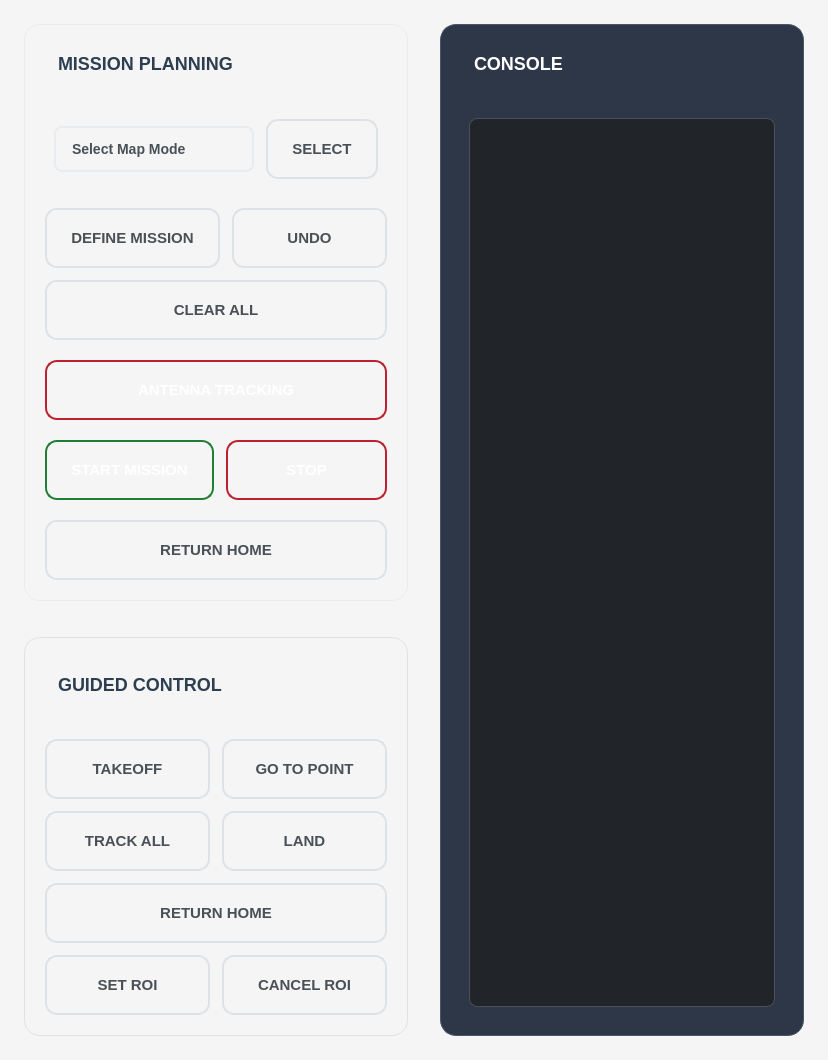
<?xml version="1.0" encoding="UTF-8"?>
<ui version="4.0">
 <class>TargetsPage</class>
 <widget class="QWidget" name="TargetsPage">
  <property name="geometry">
   <rect>
    <x>0</x>
    <y>0</y>
    <width>828</width>
    <height>1060</height>
   </rect>
  </property>
  <property name="windowTitle">
   <string>Mission Control</string>
  </property>
  <property name="styleSheet">
   <string notr="true">/* MODERN MISSION CONTROL - LIGHT THEME TESLA STYLE */
QWidget {
    background-color: #f5f5f5;
    color: #2c3e50;
    font-family: 'Segoe UI', 'San Francisco', Arial, sans-serif;
}

/* MAIN FRAMES - CLEAN CARDS WITH SHADOWS */
QFrame {
    background-color: #ffffff;
    border: 1px solid #e9ecef;
    border-radius: 16px;
    margin: 8px;
    padding: 20px;
}

/* SECTION TITLES - MODERN STYLE */
QLabel#missionLabel, QLabel#guidedLabel, QLabel#consoleLabel {
    color: #2c3e50;
    font-size: 18px;
    font-weight: 600;
    background: transparent;
    border: none;
    margin-bottom: 16px;
    padding: 0px;
}

/* MODERN BUTTONS - WITH BORDERS, NO SHADOWS */
QPushButton {
    background: qlineargradient(x1:0, y1:0, x2:0, y2:1, 
                               stop:0 #f8f9fa, stop:1 #e9ecef);
    border: 2px solid #dee2e6;
    border-radius: 12px;
    padding: 16px 24px;
    color: #495057;
    font-weight: 600;
    font-size: 15px;
    min-height: 24px;
}

QPushButton:hover {
    background: qlineargradient(x1:0, y1:0, x2:0, y2:1, 
                               stop:0 #e9ecef, stop:1 #dee2e6);
    border-color: #0d6efd;
    color: #0d6efd;
    transform: translateY(-1px);
}

QPushButton:pressed {
    background: #dee2e6;
    border-color: #ced4da;
    transform: translateY(0px);
}

/* MODERN COMBO BOX - WITH BORDERS */
QComboBox {
    background: #ffffff;
    border: 2px solid #e9ecef;
    border-radius: 8px;
    padding: 12px 16px;
    color: #495057;
    font-weight: 500;
    font-size: 14px;
}

QComboBox:hover {
    border-color: #0d6efd;
}

QComboBox::drop-down {
    border: none;
    width: 30px;
}

QComboBox::down-arrow {
    image: none;
    border-left: 5px solid transparent;
    border-right: 5px solid transparent;
    border-top: 5px solid #495057;
    margin-right: 10px;
}

QComboBox QAbstractItemView {
    background-color: #ffffff;
    border: 1px solid #e9ecef;
    border-radius: 8px;
    selection-background-color: #0d6efd;
    color: #495057;
}

/* SPECIAL BUTTON COLORS - WITH BORDERS */
QPushButton#btn_antenna {
    background: qlineargradient(x1:0, y1:0, x2:0, y2:1, 
                               stop:0 #dc3545, stop:1 #c82333);
    border: 2px solid #bd2130;
    color: #495057;
}

QPushButton#btn_antenna:hover {
    background: qlineargradient(x1:0, y1:0, x2:0, y2:1, 
                               stop:0 #c82333, stop:1 #bd2130);
    border-color: #a71e2a;
}

QPushButton#btn_startMission {
    background: qlineargradient(x1:0, y1:0, x2:0, y2:1, 
                               stop:0 #28a745, stop:1 #20c997);
    border: 2px solid #1e7e34;
    color: #495057;
}

QPushButton#btn_startMission:hover {
    background: qlineargradient(x1:0, y1:0, x2:0, y2:1, 
                               stop:0 #20c997, stop:1 #1e7e34);
    border-color: #155724;
}

QPushButton#btn_abort {
    background: qlineargradient(x1:0, y1:0, x2:0, y2:1, 
                               stop:0 #ffc107, stop:1 #e0a800);
    border: 2px solid #d39e00;
    color: #495057;
}

QPushButton#btn_abort:hover {
    background: qlineargradient(x1:0, y1:0, x2:0, y2:1, 
                               stop:0 #e0a800, stop:1 #d39e00);
    border-color: #b8860b;
}

/* CONSOLE - DARK TERMINAL STYLE */
QTextBrowser {
    background-color: #212529;
    color: #00ff88;
    border: 1px solid #495057;
    border-radius: 8px;
    font-family: 'Consolas', 'SF Mono', monospace;
    font-size: 12px;
    padding: 16px;
}

/* SECTION BACKGROUNDS - SUBTLE DIFFERENT COLORS WITH BORDERS */
QFrame#missionFrame {
    background-color: #ffffff;
    border: 1px solid #e9ecef;
}

QFrame#guidedFrame {
    background-color: #f8f9fa;
    border: 1px solid #dee2e6;
}

QFrame#consoleFrame {
    background-color: #2d3748;
    border: 1px solid #4a5568;
}

/* CLEAN LABELS */
QLabel {
    color: #2c3e50;
    background: transparent;
    border: none;
}

/* CONSOLE LABEL - WHITE FOR DARK BACKGROUND */
QLabel#consoleLabel {
    color: #ffffff;
}
   </string>
  </property>
  <layout class="QHBoxLayout" name="mainHorizontalLayout">
   <property name="spacing">
    <number>16</number>
   </property>
   <property name="leftMargin">
    <number>16</number>
   </property>
   <property name="topMargin">
    <number>16</number>
   </property>
   <property name="rightMargin">
    <number>16</number>
   </property>
   <property name="bottomMargin">
    <number>16</number>
   </property>
   <item>
    <widget class="QWidget" name="leftColumn" native="true">
     <property name="minimumSize">
      <size>
       <width>400</width>
       <height>0</height>
      </size>
     </property>
     <property name="styleSheet">
      <string>QWidget { background: transparent; }</string>
     </property>
     <layout class="QVBoxLayout" name="leftColumnLayout">
      <property name="spacing">
       <number>20</number>
      </property>
      <property name="leftMargin">
       <number>0</number>
      </property>
      <property name="topMargin">
       <number>0</number>
      </property>
      <property name="rightMargin">
       <number>0</number>
      </property>
      <property name="bottomMargin">
       <number>0</number>
      </property>
      <item>
       <widget class="QFrame" name="missionFrame">
        <layout class="QVBoxLayout" name="missionLayout">
         <property name="spacing">
          <number>20</number>
         </property>
         <property name="leftMargin">
          <number>0</number>
         </property>
         <property name="topMargin">
          <number>0</number>
         </property>
         <property name="rightMargin">
          <number>0</number>
         </property>
         <property name="bottomMargin">
          <number>0</number>
         </property>
         <item>
          <widget class="QLabel" name="missionLabel">
           <property name="text">
            <string>MISSION PLANNING</string>
           </property>
          </widget>
         </item>
         <item>
          <widget class="QWidget" name="modeSelectionWidget" native="true">
           <property name="styleSheet">
            <string>QWidget { background: transparent; }</string>
           </property>
           <layout class="QHBoxLayout" name="modeSelectionLayout">
            <property name="spacing">
             <number>12</number>
            </property>
            <item>
             <widget class="QComboBox" name="modes_comboBox">
              <item>
               <property name="text">
                <string>Select Map Mode</string>
               </property>
              </item>
              <item>
               <property name="text">
                <string>Marker Mode</string>
               </property>
              </item>
              <item>
               <property name="text">
                <string>Area Selection Mode</string>
               </property>
              </item>
              <item>
               <property name="text">
                <string>Waypoint Mode</string>
               </property>
              </item>
             </widget>
            </item>
            <item>
             <widget class="QPushButton" name="btn_chooseMode">
              <property name="styleSheet">
               <string notr="true">QPushButton {
    background: qlineargradient(x1:0, y1:0, x2:0, y2:1, 
                               stop:0 #f8f9fa, stop:1 #e9ecef);
    border: 2px solid #dee2e6;
    border-radius: 12px;
    padding: 16px 24px;
    color: #495057;
    font-weight: 600;
    font-size: 15px;
    min-height: 24px;
}

QPushButton:hover {
    background: qlineargradient(x1:0, y1:0, x2:0, y2:1, 
                               stop:0 #f1f3f4, stop:1 #e8eaed);
    border-color: #ced4da;
    color: #343a40;
    transform: translateY(-1px);
}

QPushButton:pressed {
    background: #dee2e6;
    border-color: #ced4da;
    transform: translateY(0px);
}</string>
              </property>
              <property name="text">
               <string>SELECT</string>
              </property>
             </widget>
            </item>
           </layout>
          </widget>
         </item>
         <item>
          <layout class="QGridLayout" name="missionButtonsGrid">
           <property name="spacing">
            <number>12</number>
           </property>
           <item row="0" column="0">
            <widget class="QPushButton" name="btn_setMission">
             <property name="styleSheet">
              <string notr="true">QPushButton {
    background: qlineargradient(x1:0, y1:0, x2:0, y2:1, 
                               stop:0 #f8f9fa, stop:1 #e9ecef);
    border: 2px solid #dee2e6;
    border-radius: 12px;
    padding: 16px 24px;
    color: #495057;
    font-weight: 600;
    font-size: 15px;
    min-height: 24px;
}

QPushButton:hover {
    background: qlineargradient(x1:0, y1:0, x2:0, y2:1, 
                               stop:0 #f1f3f4, stop:1 #e8eaed);
    border-color: #ced4da;
    color: #343a40;
    transform: translateY(-1px);
}

QPushButton:pressed {
    background: #dee2e6;
    border-color: #ced4da;
    transform: translateY(0px);
}</string>
             </property>
             <property name="text">
              <string>DEFINE MISSION</string>
             </property>
            </widget>
           </item>
           <item row="0" column="1">
            <widget class="QPushButton" name="btn_undo">
             <property name="styleSheet">
              <string notr="true">QPushButton {
    background: qlineargradient(x1:0, y1:0, x2:0, y2:1, 
                               stop:0 #f8f9fa, stop:1 #e9ecef);
    border: 2px solid #dee2e6;
    border-radius: 12px;
    padding: 16px 24px;
    color: #495057;
    font-weight: 600;
    font-size: 15px;
    min-height: 24px;
}

QPushButton:hover {
    background: qlineargradient(x1:0, y1:0, x2:0, y2:1, 
                               stop:0 #f1f3f4, stop:1 #e8eaed);
    border-color: #ced4da;
    color: #343a40;
    transform: translateY(-1px);
}

QPushButton:pressed {
    background: #dee2e6;
    border-color: #ced4da;
    transform: translateY(0px);
}</string>
             </property>
             <property name="text">
              <string>UNDO</string>
             </property>
            </widget>
           </item>
           <item row="1" column="0" colspan="2">
            <widget class="QPushButton" name="btn_clearAll">
             <property name="styleSheet">
              <string notr="true">QPushButton {
    background: qlineargradient(x1:0, y1:0, x2:0, y2:1, 
                               stop:0 #f8f9fa, stop:1 #e9ecef);
    border: 2px solid #dee2e6;
    border-radius: 12px;
    padding: 16px 24px;
    color: #495057;
    font-weight: 600;
    font-size: 15px;
    min-height: 24px;
}

QPushButton:hover {
    background: qlineargradient(x1:0, y1:0, x2:0, y2:1, 
                               stop:0 #f1f3f4, stop:1 #e8eaed);
    border-color: #ced4da;
    color: #343a40;
    transform: translateY(-1px);
}

QPushButton:pressed {
    background: #dee2e6;
    border-color: #ced4da;
    transform: translateY(0px);
}</string>
             </property>
             <property name="text">
              <string>CLEAR ALL</string>
             </property>
            </widget>
           </item>
          </layout>
         </item>
         <item>
          <widget class="QPushButton" name="btn_antenna">
           <property name="styleSheet">
            <string notr="true">
/* ANTENNA BUTTON - RED STATE (DEFAULT) */
QPushButton#btn_antenna {
    background: qlineargradient(x1:0, y1:0, x2:0, y2:1, 
                               stop:0 #dc3545, stop:1 #c82333);
    border: 2px solid #bd2130;
    color: #ffffff;
    font-weight: 600;
    font-size: 15px;
    border-radius: 12px;
    padding: 16px 24px;
    min-height: 24px;
}

/* ANTENNA BUTTON - DARKER RED ON HOVER (WHEN NOT ACTIVE) */
QPushButton#btn_antenna:hover {
    background: qlineargradient(x1:0, y1:0, x2:0, y2:1, 
                               stop:0 #c82333, stop:1 #a71e2a);
    border-color: #a71e2a;
    color: #ffffff;
    transform: translateY(-1px);
}

/* ANTENNA BUTTON - PRESSED STATE (MOMENTARY) */
QPushButton#btn_antenna:pressed {
    background: #a71e2a;
    border-color: #921924;
    transform: translateY(0px);
}

/* ANTENNA BUTTON - ACTIVE/TRACKING STATE (GREEN) */
QPushButton#btn_antenna[tracking=&quot;true&quot;] {
    background: qlineargradient(x1:0, y1:0, x2:0, y2:1, 
                               stop:0 #28a745, stop:1 #1e7e34);
    border: 2px solid #155724;
    color: #ffffff;
}

/* ANTENNA BUTTON - GREEN STATE HOVER (DARKER GREEN) */
QPushButton#btn_antenna[tracking=&quot;true&quot;]:hover {
    background: qlineargradient(x1:0, y1:0, x2:0, y2:1, 
                               stop:0 #1e7e34, stop:1 #155724);
    border-color: #0f5132;
    color: #ffffff;
    transform: translateY(-1px);
}

/* ANTENNA BUTTON - GREEN STATE PRESSED */
QPushButton#btn_antenna[tracking=&quot;true&quot;]:pressed {
    background: #155724;
    border-color: #0f5132;
    transform: translateY(0px);
}</string>
           </property>
           <property name="text">
            <string>ANTENNA TRACKING</string>
           </property>
          </widget>
         </item>
         <item>
          <layout class="QHBoxLayout" name="executionButtonsLayout">
           <property name="spacing">
            <number>12</number>
           </property>
           <item>
            <widget class="QPushButton" name="btn_startMission">
             <property name="styleSheet">
              <string notr="true">QPushButton#btn_startMission {
    background: qlineargradient(x1:0, y1:0, x2:0, y2:1, 
                               stop:0 #28a745, stop:1 #20c997);
    border: 2px solid #1e7e34;
    color: #ffffff;
    font-weight: 600;
    font-size: 15px;
    border-radius: 12px;
    padding: 16px 24px;
    min-height: 24px;
}

QPushButton#btn_startMission:hover {
    background: qlineargradient(x1:0, y1:0, x2:0, y2:1, 
                               stop:0 #1e7e34, stop:1 #155724);
    border-color: #0f5132;
    color: #ffffff;
    transform: translateY(-1px);
}

QPushButton#btn_startMission:pressed {
    background: #155724;
    border-color: #0f5132;
    transform: translateY(0px);
}</string>
             </property>
             <property name="text">
              <string>START MISSION</string>
             </property>
            </widget>
           </item>
           <item>
            <widget class="QPushButton" name="btn_abort">
             <property name="styleSheet">
              <string notr="true">QPushButton#btn_abort {
    background: qlineargradient(x1:0, y1:0, x2:0, y2:1, 
                               stop:0 #dc3545, stop:1 #c82333);
    border: 2px solid #bd2130;
    color: #ffffff;
    font-weight: 600;
    font-size: 15px;
    border-radius: 12px;
    padding: 16px 24px;
    min-height: 24px;
}

QPushButton#btn_abort:hover {
    background: qlineargradient(x1:0, y1:0, x2:0, y2:1, 
                               stop:0 #c82333, stop:1 #a71e2a);
    border-color: #a71e2a;
    color: #ffffff;
    transform: translateY(-1px);
}

QPushButton#btn_abort:pressed {
    background: #a71e2a;
    border-color: #921924;
    transform: translateY(0px);
}</string>
             </property>
             <property name="text">
              <string>STOP</string>
             </property>
            </widget>
           </item>
          </layout>
         </item>
         <item>
          <widget class="QPushButton" name="btn_rtl">
           <property name="styleSheet">
            <string notr="true">QPushButton {
    background: qlineargradient(x1:0, y1:0, x2:0, y2:1, 
                               stop:0 #f8f9fa, stop:1 #e9ecef);
    border: 2px solid #dee2e6;
    border-radius: 12px;
    padding: 16px 24px;
    color: #495057;
    font-weight: 600;
    font-size: 15px;
    min-height: 24px;
}

QPushButton:hover {
    background: qlineargradient(x1:0, y1:0, x2:0, y2:1, 
                               stop:0 #f1f3f4, stop:1 #e8eaed);
    border-color: #ced4da;
    color: #343a40;
    transform: translateY(-1px);
}

QPushButton:pressed {
    background: #dee2e6;
    border-color: #ced4da;
    transform: translateY(0px);
}</string>
           </property>
           <property name="text">
            <string>RETURN HOME</string>
           </property>
          </widget>
         </item>
        </layout>
       </widget>
      </item>
      <item>
       <widget class="QFrame" name="guidedFrame">
        <layout class="QVBoxLayout" name="guidedLayout">
         <property name="spacing">
          <number>20</number>
         </property>
         <property name="leftMargin">
          <number>0</number>
         </property>
         <property name="topMargin">
          <number>0</number>
         </property>
         <property name="rightMargin">
          <number>0</number>
         </property>
         <property name="bottomMargin">
          <number>0</number>
         </property>
         <item>
          <widget class="QLabel" name="guidedLabel">
           <property name="text">
            <string>GUIDED CONTROL</string>
           </property>
          </widget>
         </item>
         <item>
          <layout class="QGridLayout" name="guidedButtonsGrid">
           <property name="spacing">
            <number>12</number>
           </property>
           <item row="0" column="0">
            <widget class="QPushButton" name="btn_takeoff">
             <property name="styleSheet">
              <string notr="true">QPushButton {
    background: qlineargradient(x1:0, y1:0, x2:0, y2:1, 
                               stop:0 #f8f9fa, stop:1 #e9ecef);
    border: 2px solid #dee2e6;
    border-radius: 12px;
    padding: 16px 24px;
    color: #495057;
    font-weight: 600;
    font-size: 15px;
    min-height: 24px;
}

QPushButton:hover {
    background: qlineargradient(x1:0, y1:0, x2:0, y2:1, 
                               stop:0 #f1f3f4, stop:1 #e8eaed);
    border-color: #ced4da;
    color: #343a40;
    transform: translateY(-1px);
}

QPushButton:pressed {
    background: #dee2e6;
    border-color: #ced4da;
    transform: translateY(0px);
}</string>
             </property>
             <property name="text">
              <string>TAKEOFF</string>
             </property>
            </widget>
           </item>
           <item row="0" column="1">
            <widget class="QPushButton" name="btn_move">
             <property name="styleSheet">
              <string notr="true">QPushButton {
    background: qlineargradient(x1:0, y1:0, x2:0, y2:1, 
                               stop:0 #f8f9fa, stop:1 #e9ecef);
    border: 2px solid #dee2e6;
    border-radius: 12px;
    padding: 16px 24px;
    color: #495057;
    font-weight: 600;
    font-size: 15px;
    min-height: 24px;
}

QPushButton:hover {
    background: qlineargradient(x1:0, y1:0, x2:0, y2:1, 
                               stop:0 #f1f3f4, stop:1 #e8eaed);
    border-color: #ced4da;
    color: #343a40;
    transform: translateY(-1px);
}

QPushButton:pressed {
    background: #dee2e6;
    border-color: #ced4da;
    transform: translateY(0px);
}</string>
             </property>
             <property name="text">
              <string>GO TO POINT</string>
             </property>
            </widget>
           </item>
           <item row="1" column="0">
            <widget class="QPushButton" name="btn_track_all">
             <property name="styleSheet">
              <string notr="true">QPushButton {
    background: qlineargradient(x1:0, y1:0, x2:0, y2:1, 
                               stop:0 #f8f9fa, stop:1 #e9ecef);
    border: 2px solid #dee2e6;
    border-radius: 12px;
    padding: 16px 24px;
    color: #495057;
    font-weight: 600;
    font-size: 15px;
    min-height: 24px;
}

QPushButton:hover {
    background: qlineargradient(x1:0, y1:0, x2:0, y2:1, 
                               stop:0 #f1f3f4, stop:1 #e8eaed);
    border-color: #ced4da;
    color: #343a40;
    transform: translateY(-1px);
}

QPushButton:pressed {
    background: #dee2e6;
    border-color: #ced4da;
    transform: translateY(0px);
}</string>
             </property>
             <property name="text">
              <string>TRACK ALL</string>
             </property>
            </widget>
           </item>
           <item row="1" column="1">
            <widget class="QPushButton" name="btn_land">
             <property name="styleSheet">
              <string notr="true">QPushButton {
    background: qlineargradient(x1:0, y1:0, x2:0, y2:1, 
                               stop:0 #f8f9fa, stop:1 #e9ecef);
    border: 2px solid #dee2e6;
    border-radius: 12px;
    padding: 16px 24px;
    color: #495057;
    font-weight: 600;
    font-size: 15px;
    min-height: 24px;
}

QPushButton:hover {
    background: qlineargradient(x1:0, y1:0, x2:0, y2:1, 
                               stop:0 #f1f3f4, stop:1 #e8eaed);
    border-color: #ced4da;
    color: #343a40;
    transform: translateY(-1px);
}

QPushButton:pressed {
    background: #dee2e6;
    border-color: #ced4da;
    transform: translateY(0px);
}</string>
             </property>
             <property name="text">
              <string>LAND</string>
             </property>
            </widget>
           </item>
           <item row="2" column="0" colspan="2">
            <widget class="QPushButton" name="btn_rtl_2">
             <property name="styleSheet">
              <string notr="true">QPushButton {
    background: qlineargradient(x1:0, y1:0, x2:0, y2:1, 
                               stop:0 #f8f9fa, stop:1 #e9ecef);
    border: 2px solid #dee2e6;
    border-radius: 12px;
    padding: 16px 24px;
    color: #495057;
    font-weight: 600;
    font-size: 15px;
    min-height: 24px;
}

QPushButton:hover {
    background: qlineargradient(x1:0, y1:0, x2:0, y2:1, 
                               stop:0 #f1f3f4, stop:1 #e8eaed);
    border-color: #ced4da;
    color: #343a40;
    transform: translateY(-1px);
}

QPushButton:pressed {
    background: #dee2e6;
    border-color: #ced4da;
    transform: translateY(0px);
}</string>
             </property>
             <property name="text">
              <string>RETURN HOME</string>
             </property>
            </widget>
           </item>
           <item row="3" column="0">
            <widget class="QPushButton" name="btn_set_roi">
             <property name="styleSheet">
              <string notr="true">QPushButton {
    background: qlineargradient(x1:0, y1:0, x2:0, y2:1, 
                               stop:0 #f8f9fa, stop:1 #e9ecef);
    border: 2px solid #dee2e6;
    border-radius: 12px;
    padding: 16px 24px;
    color: #495057;
    font-weight: 600;
    font-size: 15px;
    min-height: 24px;
}

QPushButton:hover {
    background: qlineargradient(x1:0, y1:0, x2:0, y2:1, 
                               stop:0 #f1f3f4, stop:1 #e8eaed);
    border-color: #ced4da;
    color: #343a40;
    transform: translateY(-1px);
}

QPushButton:pressed {
    background: #dee2e6;
    border-color: #ced4da;
    transform: translateY(0px);
}</string>
             </property>
             <property name="text">
              <string>SET ROI</string>
             </property>
            </widget>
           </item>
           <item row="3" column="1">
            <widget class="QPushButton" name="btn_cancel_roi">
             <property name="styleSheet">
              <string notr="true">QPushButton {
    background: qlineargradient(x1:0, y1:0, x2:0, y2:1, 
                               stop:0 #f8f9fa, stop:1 #e9ecef);
    border: 2px solid #dee2e6;
    border-radius: 12px;
    padding: 16px 24px;
    color: #495057;
    font-weight: 600;
    font-size: 15px;
    min-height: 24px;
}

QPushButton:hover {
    background: qlineargradient(x1:0, y1:0, x2:0, y2:1, 
                               stop:0 #f1f3f4, stop:1 #e8eaed);
    border-color: #ced4da;
    color: #343a40;
    transform: translateY(-1px);
}

QPushButton:pressed {
    background: #dee2e6;
    border-color: #ced4da;
    transform: translateY(0px);
}</string>
             </property>
             <property name="text">
              <string>CANCEL ROI</string>
             </property>
            </widget>
           </item>
          </layout>
         </item>
        </layout>
       </widget>
      </item>
     </layout>
    </widget>
   </item>
   <item>
    <widget class="QFrame" name="consoleFrame">
     <property name="minimumSize">
      <size>
       <width>380</width>
       <height>0</height>
      </size>
     </property>
     <layout class="QVBoxLayout" name="consoleLayout">
      <property name="spacing">
       <number>20</number>
      </property>
      <property name="leftMargin">
       <number>0</number>
      </property>
      <property name="topMargin">
       <number>0</number>
      </property>
      <property name="rightMargin">
       <number>0</number>
      </property>
      <property name="bottomMargin">
       <number>0</number>
      </property>
      <item>
       <widget class="QLabel" name="consoleLabel">
        <property name="text">
         <string>CONSOLE</string>
        </property>
       </widget>
      </item>
      <item>
       <widget class="QTextBrowser" name="textBrowser">
        <property name="minimumSize">
         <size>
          <width>0</width>
          <height>500</height>
         </size>
        </property>
       </widget>
      </item>
     </layout>
    </widget>
   </item>
  </layout>
 </widget>
 <resources/>
 <connections/>
</ui>
